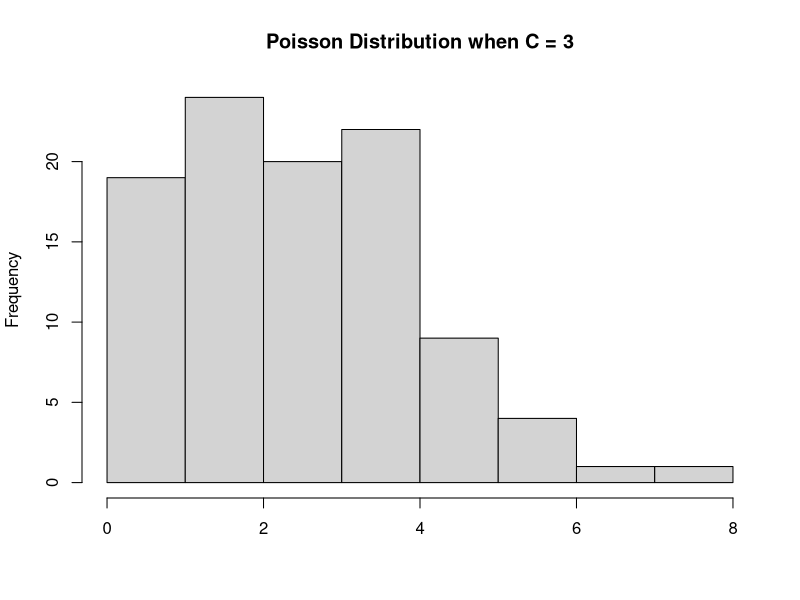

This figure's R source:
## ---- chunk 1
knitr::opts_chunk$set(echo = FALSE)
## ---- chunk 2
set.seed(123)
ps <- rpois(100,lambda=3)
hist(ps,main="Poisson Distribution when C = 3",xlab="")
